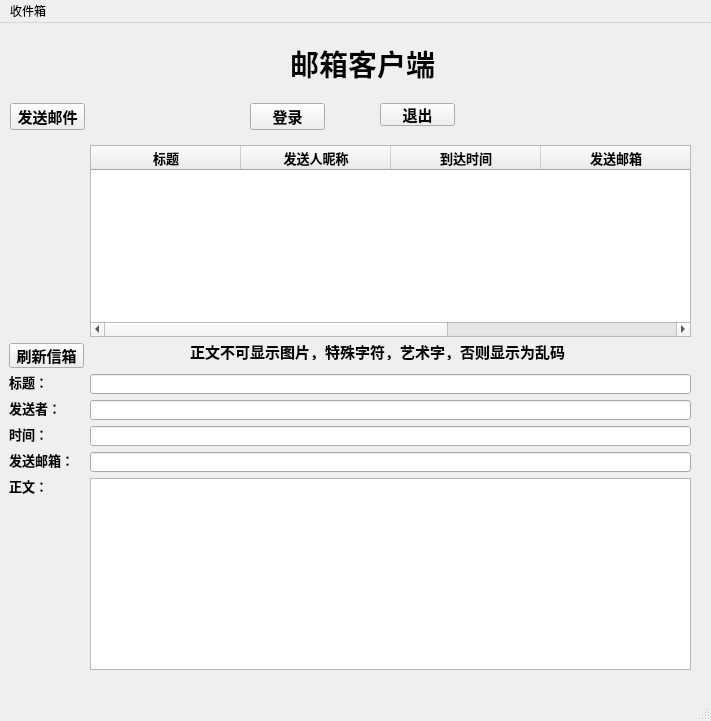
<?xml version="1.0" encoding="UTF-8"?>
<ui version="4.0">
 <class>MainWindow</class>
 <widget class="QMainWindow" name="MainWindow">
  <property name="geometry">
   <rect>
    <x>0</x>
    <y>0</y>
    <width>711</width>
    <height>721</height>
   </rect>
  </property>
  <property name="windowTitle">
   <string>MainWindow</string>
  </property>
  <widget class="QWidget" name="centralwidget">
   <widget class="QTableWidget" name="tableWidget">
    <property name="geometry">
     <rect>
      <x>90</x>
      <y>122</y>
      <width>601</width>
      <height>192</height>
     </rect>
    </property>
    <property name="font">
     <font>
      <family>华文楷体</family>
      <pointsize>10</pointsize>
      <weight>75</weight>
      <bold>true</bold>
     </font>
    </property>
    <attribute name="horizontalHeaderDefaultSectionSize">
     <number>150</number>
    </attribute>
    <column>
     <property name="text">
      <string>标题</string>
     </property>
    </column>
    <column>
     <property name="text">
      <string>发送人昵称</string>
     </property>
    </column>
    <column>
     <property name="text">
      <string>到达时间</string>
     </property>
    </column>
    <column>
     <property name="text">
      <string>发送邮箱</string>
     </property>
    </column>
    <column>
     <property name="text">
      <string>内容</string>
     </property>
    </column>
   </widget>
   <widget class="QLabel" name="label">
    <property name="geometry">
     <rect>
      <x>290</x>
      <y>10</y>
      <width>191</width>
      <height>61</height>
     </rect>
    </property>
    <property name="font">
     <font>
      <family>华文彩云</family>
      <pointsize>22</pointsize>
      <weight>75</weight>
      <bold>true</bold>
     </font>
    </property>
    <property name="text">
     <string>邮箱客户端</string>
    </property>
   </widget>
   <widget class="QLabel" name="label_2">
    <property name="geometry">
     <rect>
      <x>9</x>
      <y>351</y>
      <width>36</width>
      <height>16</height>
     </rect>
    </property>
    <property name="font">
     <font>
      <pointsize>10</pointsize>
      <weight>75</weight>
      <bold>true</bold>
     </font>
    </property>
    <property name="text">
     <string>标题：</string>
    </property>
   </widget>
   <widget class="QLineEdit" name="lineEdit">
    <property name="geometry">
     <rect>
      <x>90</x>
      <y>351</y>
      <width>601</width>
      <height>20</height>
     </rect>
    </property>
    <property name="font">
     <font>
      <family>华文楷体</family>
      <pointsize>11</pointsize>
      <weight>75</weight>
      <bold>true</bold>
     </font>
    </property>
   </widget>
   <widget class="QLabel" name="label_3">
    <property name="geometry">
     <rect>
      <x>9</x>
      <y>377</y>
      <width>48</width>
      <height>16</height>
     </rect>
    </property>
    <property name="font">
     <font>
      <pointsize>10</pointsize>
      <weight>75</weight>
      <bold>true</bold>
     </font>
    </property>
    <property name="text">
     <string>发送者：</string>
    </property>
   </widget>
   <widget class="QLineEdit" name="lineEdit_2">
    <property name="geometry">
     <rect>
      <x>90</x>
      <y>377</y>
      <width>601</width>
      <height>20</height>
     </rect>
    </property>
    <property name="font">
     <font>
      <family>华文楷体</family>
      <pointsize>11</pointsize>
      <weight>75</weight>
      <bold>true</bold>
     </font>
    </property>
   </widget>
   <widget class="QLabel" name="label_4">
    <property name="geometry">
     <rect>
      <x>9</x>
      <y>429</y>
      <width>60</width>
      <height>16</height>
     </rect>
    </property>
    <property name="font">
     <font>
      <pointsize>10</pointsize>
      <weight>75</weight>
      <bold>true</bold>
     </font>
    </property>
    <property name="text">
     <string>发送邮箱：</string>
    </property>
   </widget>
   <widget class="QLineEdit" name="lineEdit_3">
    <property name="geometry">
     <rect>
      <x>90</x>
      <y>429</y>
      <width>601</width>
      <height>20</height>
     </rect>
    </property>
    <property name="font">
     <font>
      <family>华文楷体</family>
      <pointsize>11</pointsize>
      <weight>75</weight>
      <bold>true</bold>
     </font>
    </property>
   </widget>
   <widget class="QLabel" name="label_5">
    <property name="geometry">
     <rect>
      <x>9</x>
      <y>455</y>
      <width>36</width>
      <height>16</height>
     </rect>
    </property>
    <property name="font">
     <font>
      <pointsize>10</pointsize>
      <weight>75</weight>
      <bold>true</bold>
     </font>
    </property>
    <property name="text">
     <string>正文：</string>
    </property>
   </widget>
   <widget class="QTextEdit" name="textEdit">
    <property name="geometry">
     <rect>
      <x>90</x>
      <y>455</y>
      <width>601</width>
      <height>192</height>
     </rect>
    </property>
    <property name="font">
     <font>
      <family>华文楷体</family>
      <pointsize>11</pointsize>
      <weight>75</weight>
      <bold>true</bold>
     </font>
    </property>
   </widget>
   <widget class="QLabel" name="label_6">
    <property name="geometry">
     <rect>
      <x>9</x>
      <y>403</y>
      <width>36</width>
      <height>16</height>
     </rect>
    </property>
    <property name="font">
     <font>
      <pointsize>10</pointsize>
      <weight>75</weight>
      <bold>true</bold>
     </font>
    </property>
    <property name="text">
     <string>时间：</string>
    </property>
   </widget>
   <widget class="QLineEdit" name="lineEdit_4">
    <property name="geometry">
     <rect>
      <x>90</x>
      <y>403</y>
      <width>601</width>
      <height>20</height>
     </rect>
    </property>
    <property name="font">
     <font>
      <family>华文楷体</family>
      <pointsize>11</pointsize>
      <weight>75</weight>
      <bold>true</bold>
     </font>
    </property>
   </widget>
   <widget class="QPushButton" name="pushButton_4">
    <property name="geometry">
     <rect>
      <x>9</x>
      <y>320</y>
      <width>75</width>
      <height>25</height>
     </rect>
    </property>
    <property name="font">
     <font>
      <family>楷体</family>
      <pointsize>11</pointsize>
      <weight>75</weight>
      <bold>true</bold>
     </font>
    </property>
    <property name="text">
     <string>刷新信箱</string>
    </property>
   </widget>
   <widget class="QPushButton" name="pushButton_3">
    <property name="geometry">
     <rect>
      <x>380</x>
      <y>80</y>
      <width>75</width>
      <height>23</height>
     </rect>
    </property>
    <property name="font">
     <font>
      <family>华文楷体</family>
      <pointsize>11</pointsize>
      <weight>75</weight>
      <bold>true</bold>
     </font>
    </property>
    <property name="text">
     <string>退出</string>
    </property>
   </widget>
   <widget class="QPushButton" name="pushButton">
    <property name="geometry">
     <rect>
      <x>250</x>
      <y>80</y>
      <width>75</width>
      <height>27</height>
     </rect>
    </property>
    <property name="font">
     <font>
      <family>华文楷体</family>
      <pointsize>11</pointsize>
      <weight>75</weight>
      <bold>true</bold>
     </font>
    </property>
    <property name="text">
     <string>登录</string>
    </property>
   </widget>
   <widget class="QLabel" name="label_7">
    <property name="geometry">
     <rect>
      <x>190</x>
      <y>320</y>
      <width>383</width>
      <height>17</height>
     </rect>
    </property>
    <property name="font">
     <font>
      <family>华文楷体</family>
      <pointsize>11</pointsize>
      <weight>75</weight>
      <bold>true</bold>
     </font>
    </property>
    <property name="focusPolicy">
     <enum>Qt::NoFocus</enum>
    </property>
    <property name="layoutDirection">
     <enum>Qt::LeftToRight</enum>
    </property>
    <property name="text">
     <string>正文不可显示图片，特殊字符，艺术字，否则显示为乱码</string>
    </property>
   </widget>
   <widget class="QPushButton" name="pushButton_2">
    <property name="geometry">
     <rect>
      <x>10</x>
      <y>80</y>
      <width>75</width>
      <height>27</height>
     </rect>
    </property>
    <property name="font">
     <font>
      <family>华文楷体</family>
      <pointsize>11</pointsize>
      <weight>75</weight>
      <bold>true</bold>
     </font>
    </property>
    <property name="text">
     <string>发送邮件</string>
    </property>
   </widget>
  </widget>
  <widget class="QMenuBar" name="menubar">
   <property name="geometry">
    <rect>
     <x>0</x>
     <y>0</y>
     <width>711</width>
     <height>21</height>
    </rect>
   </property>
   <widget class="QMenu" name="menu">
    <property name="title">
     <string>收件箱</string>
    </property>
   </widget>
   <addaction name="menu"/>
  </widget>
  <widget class="QStatusBar" name="statusbar"/>
 </widget>
 <resources/>
 <connections/>
</ui>
